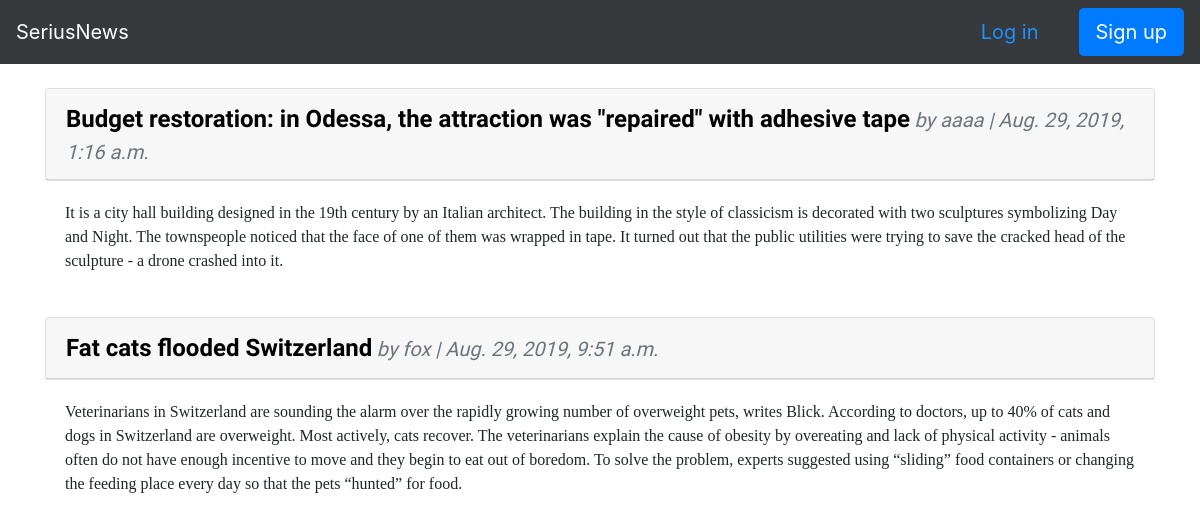
The app's page /articles/ with its own data.
### articles/models.py (models this page shows, shortened)
class Article(models.Model):
    title = models.CharField(max_length=255)
    body = models.TextField()
    data = models.DateTimeField(auto_now_add=True)
    author = models.ForeignKey(
        settings.AUTH_USER_MODEL,
        on_delete=models.CASCADE,
    )

### users/models.py (models this page shows)
class CustomUser(AbstractUser):
    age = models.PositiveIntegerField(default = 0)

### articles/views.py (the view)
# urls.py: path('', views.ArticleListView.as_view(), name = 'article_list'),
class ArticleListView(ListView):
    model = Article
    template_name = 'article_list.html'

### templates/article_list.html (shortened to what this page needs)
{% extends 'base.html' %}
{% block content %}
    {% for article in article_list %}
        <div class="card">
            <div class="card-header">
                <span class="font-weight-bold" style="font-family: 'Acme', sans-serif; font-size: 24px"><a href="{% url 'article_detail' article.pk %}" style="text-decoration: none; color: black">{{ article.title }}</a></span>
                <span class="text-muted" style="font-family: 'Acme', sans-serif; font-size: 20px; font-style: italic;">by {{ article.author }} | {{ article.data }}</span>
            </div>
        </div>
        <div class="card-body" style="font-family: 'Hepta Slab', serif; font-size: 16px">
            {{ article.body }}
        </div>
        <br />
    {% endfor %}
{% endblock content %}

### records on screen
Article: title "Budget restoration: in Odessa, the attraction was \"repaired\" with adhesive tape", author "aaaa", data "Aug. 29, 2019, 1:16 a.m.", body "It is a city hall building designed in the 19th century by an Italian architect. The building in the style of classicism is decorated with two sculptures symbolizing Day and Night. The townspeople noticed that the face of one of them was wrapped in tape. It turned out that the public utilities were trying to save the cracked head of the sculpture - a drone crashed into it."
Article: title "Fat cats flooded Switzerland", author "fox", data "Aug. 29, 2019, 9:51 a.m.", body "Veterinarians in Switzerland are sounding the alarm over the rapidly growing number of overweight pets, writes Blick. According to doctors, up to 40% of cats and dogs in Switzerland are overweight. Most actively, cats recover. The veterinarians explain the cause of obesity by overeating and lack of physical activity - animals often do not have enough incentive to move and they begin to eat out of boredom. To solve the problem, experts suggested using “sliding” food containers or changing the feeding place every day so that the pets “hunted” for food."
